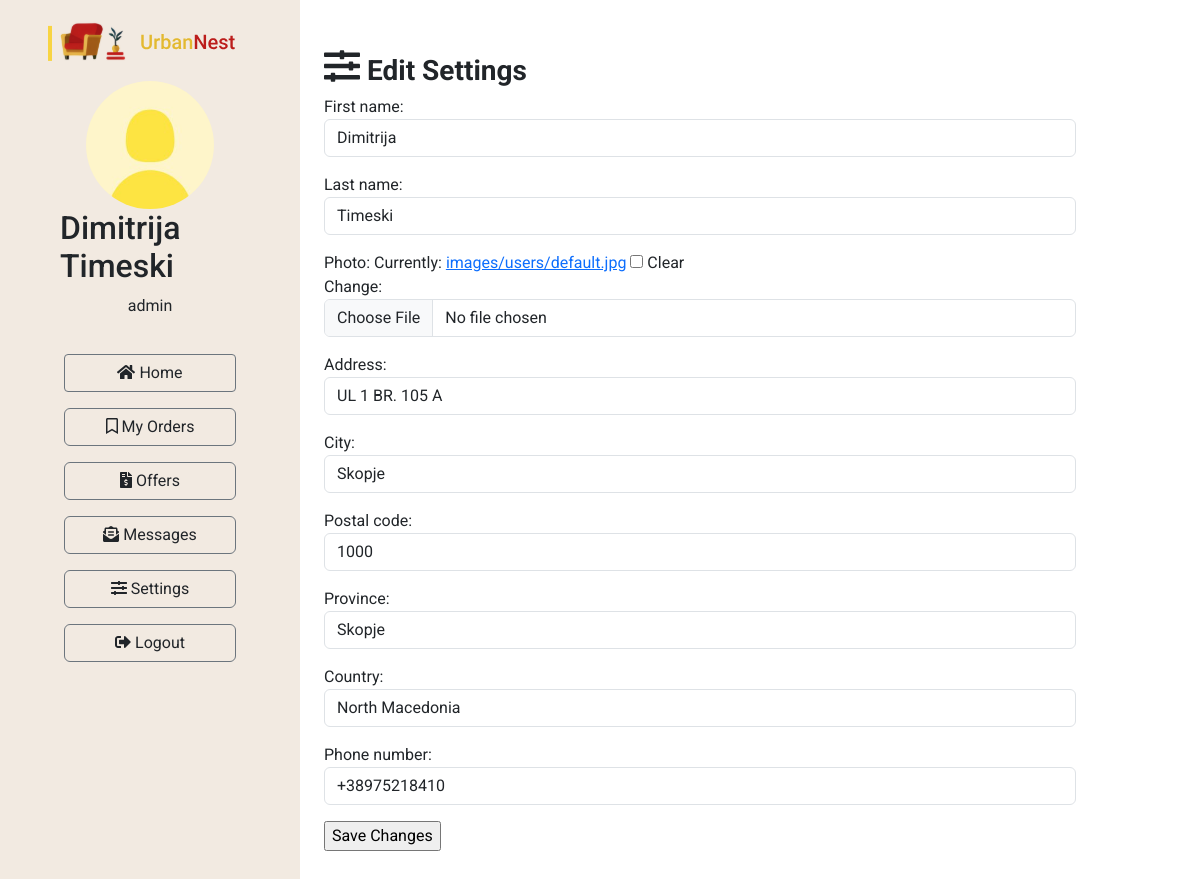
Page /edit_settings/ (signed in) on the earlier database version.
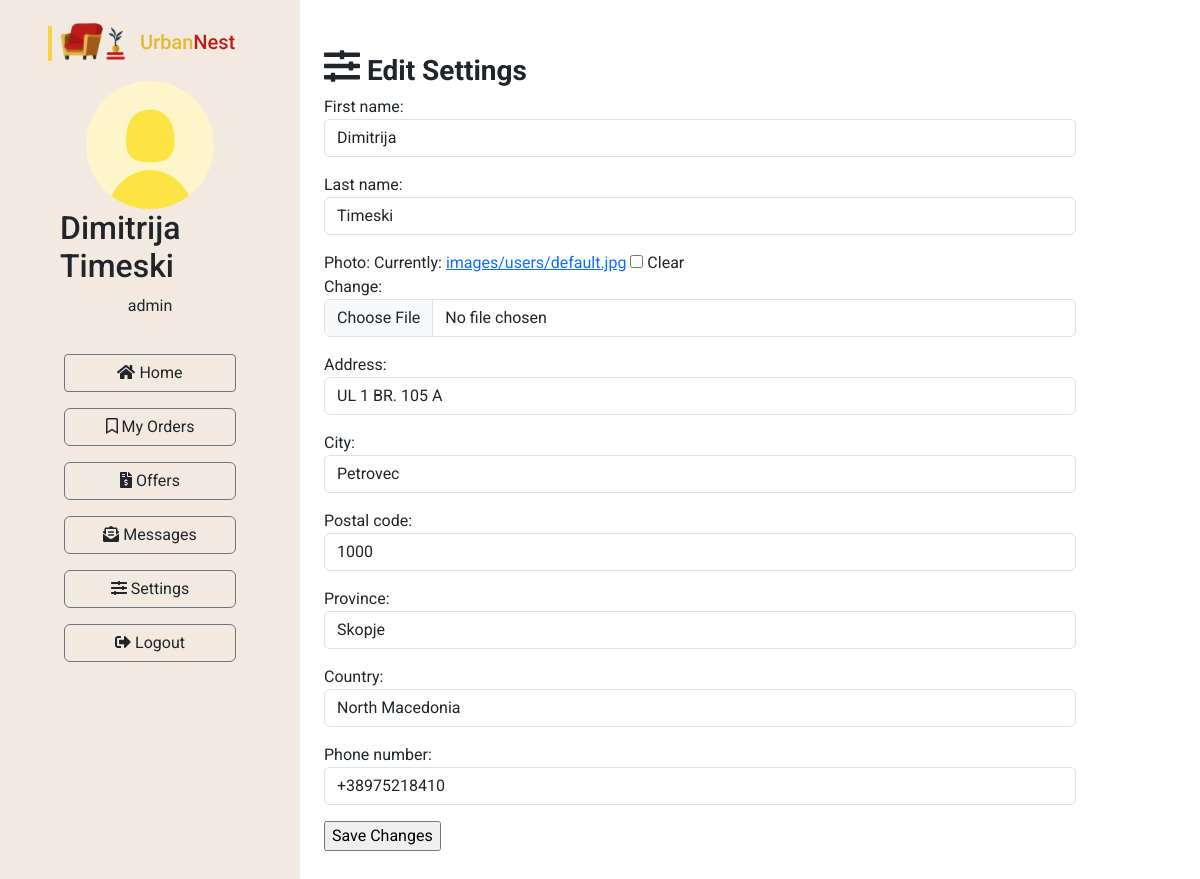
Same page on the later database version.
### Furniture/models.py (models this page shows, shortened)
class UrbanNestUser(models.Model):
    user = models.OneToOneField(User, on_delete=models.CASCADE)
    first_name = models.CharField(max_length=100)
    last_name = models.CharField(max_length=100)
    photo = models.ImageField(upload_to='images/users', null=True, blank=True)
    address = models.CharField(max_length=200)
    city = models.CharField(max_length=100)
    postal_code = models.CharField(max_length=100)
    province = models.CharField(max_length=100)
    country = CountryField()
    phone_number = models.CharField(max_length=15)
    shopping_cart = models.ForeignKey('ShoppingCart', on_delete=models.CASCADE, null=True, blank=True)

### Furniture/views.py (the view)
# urls.py: path('edit_settings/', edit_settings, name='edit_settings'),
@login_required
def edit_settings(request):
    user_settings = UrbanNestUser.objects.get(user=request.user)
    if request.method == 'POST':
        form = UrbanNestUserForm(request.POST, request.FILES, instance=user_settings)
        if form.is_valid():
            form = form.save(commit=False)
            if not request.FILES:
                form.photo = 'images/users/default.jpg'
            form.save()
            return redirect(dashboard_home)
    else:
        form = UrbanNestUserForm(instance=user_settings)
    user = UrbanNestUser.objects.get(user=request.user)
    context = {'form': form, 'user': user}
    return render(request, 'registration/edit_settings.html', context=context)

### Furniture/forms.py
class UrbanNestUserForm(forms.ModelForm):
    def __init__(self, *args, **kwargs):
        super(UrbanNestUserForm, self).__init__(*args, **kwargs)
        for field in self.visible_fields():
            field.field.widget.attrs['class'] = 'form-control'
    class Meta:
        model = UrbanNestUser
        fields = (
            "first_name",
            "last_name",
            "photo",
            "address",
            "city",
            "postal_code",
            "province",
            "country",
            "phone_number",
        )

### Furniture/templates/registration/edit_settings.html (shortened to what this page needs)
{% extends "dashboard/base-dashboard.html" %}
{% block content %}
<div class="container py-5">
    <h3><strong><i
            class='fas fa-sliders-h' style='font-size:36px'></i> Edit Settings</strong></h3>
    <form method="post" enctype="multipart/form-data">
        {{ form.as_p }}
        <input type="submit" value="Save Changes">
    </form>
</div>
{% endblock %}

### Furniture/templates/dashboard/base-dashboard.html (shortened to what this page needs)
<!DOCTYPE html>
<html lang="en">
<head>
    <link rel="stylesheet" href="https://cdn.jsdelivr.net/npm/bootstrap@5.3.0/dist/css/bootstrap.min.css">
    <link rel="stylesheet"
          href="https://cdn.jsdelivr.net/npm/@fortawesome/fontawesome-free@6.2.1/css/fontawesome.min.css"
>
</head>
<body>
<div style="min-height: 100vh;">
    <div class="row d-flex align-items-stretch p-0 m-0">
        <div class="py-3 px-5 col-md-3" style="background: #F2EAE1; min-height: 100vh;">
            <a href="{% url 'index' %}">
                <div>
                </div>
            </a>
            <div class="pt-3 container d-flex flex-column align-items-center justify-content-center mb-1">
                {% if user.photo %}
                <img src="{{ MEDIA_URL }}{{ user.photo.url }}" alt="" class="rounded-circle"
                     style="width: 128px; height: 128px;">
                {% endif %}
                <h2>{{ user.first_name }} {{ user.last_name }}</h2>
                <p>{{ user.user.username }}</p>
            </div>
            <div class="d-flex flex-column justify-content-center px-3 gap-3 py-3">
                <a href="{% url 'dashboard_home' %}" class="text-decoration-none text-reset btn btn-outline-secondary"
                   style="border-radius: 4px;"><i class="fas fa-home"></i> Home</a>
                <a href="{% url 'my_orders' %}" class="text-decoration-none text-reset btn btn-outline-secondary"><i
                        class='far fa-bookmark'></i> My
                    Orders</a>
                <a href="{% url 'offers' %}" class="text-decoration-none text-reset btn btn-outline-secondary"><i
                        class='fas fa-file-invoice-dollar'></i> Offers</a>
                <a href="{% url 'dashboard_messages' %}"
                   class="text-decoration-none text-reset btn btn-outline-secondary"><i
                        class='fas fa-envelope-open-text'></i> Messages</a>
                <a href="{% url 'edit_settings' %}" class="text-decoration-none text-reset btn btn-outline-secondary"><i
                        class='fas fa-sliders-h'></i> Settings</a>
                <a href="{% url 'logout' %}" class="text-decoration-none text-reset btn btn-outline-secondary"><i
                        class="fas fa-sign-out-alt"></i> Logout</a>
            </div>
        </div>
        <div class="col-md-8 white">
            {% block content %}{% endblock %}
        </div>
    </div>
</div>
</body>
</html>

Differences in the rows shown:
changed UrbanNestUser "Dimitrija": city "Skopje" → "Petrovec"
